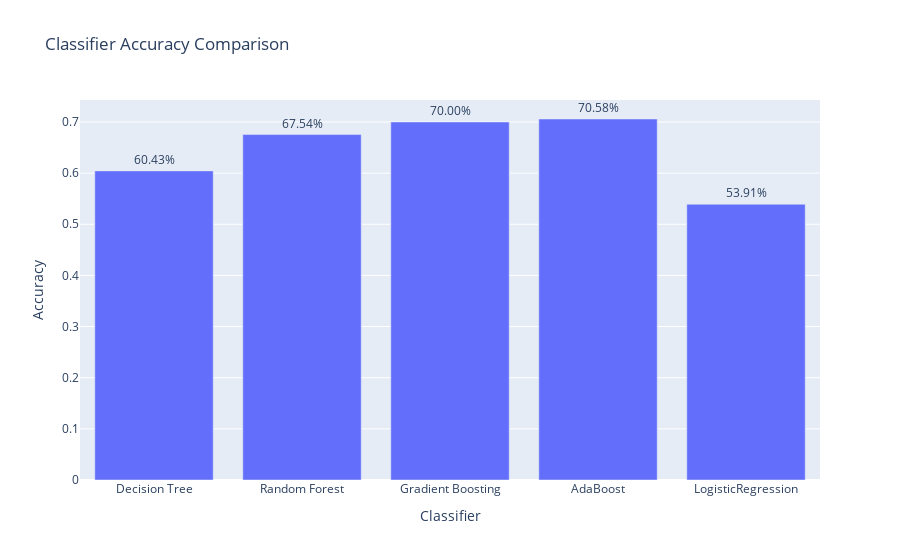

The notebook cell saved with this chart:
### Code cell
# Create a bar chart comparing accuracy
accuracy_df = pd.DataFrame(results)
fig = px.bar(accuracy_df, x='Classifier', y='Accuracy', text='Accuracy', title='Classifier Accuracy Comparison')
fig.update_traces(texttemplate='%{text:.2%}', textposition='outside')
fig.show()

### Figure 1 — Plotly figure (JSON) as saved in the notebook; plotly's stock layout.template omitted (floating-point values rounded to 4 significant figures)
{"data": [{"alignmentgroup": "True", "hovertemplate": "Classifier=%{x}<br>Accuracy=%{text}<extra></extra>", "legendgroup": "", "marker": {"color": "#636efa", "pattern": {"shape": ""}}, "name": "", "offsetgroup": "", "orientation": "v", "showlegend": false, "text": [0.6043, 0.6754, 0.7, 0.7058, 0.5391], "textposition": "outside", "texttemplate": "%{text:.2%}", "type": "bar", "x": ["Decision Tree", "Random Forest", "Gradient Boosting", "AdaBoost", "LogisticRegression"], "xaxis": "x", "y": [0.6043, 0.6754, 0.7, 0.7058, 0.5391], "yaxis": "y"}], "layout": {"barmode": "relative", "legend": {"tracegroupgap": 0}, "title": {"text": "Classifier Accuracy Comparison"}, "xaxis": {"anchor": "y", "domain": [0, 1], "title": {"text": "Classifier"}}, "yaxis": {"anchor": "x", "domain": [0, 1], "title": {"text": "Accuracy"}}}}
